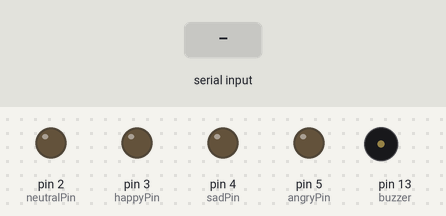
Bench run of a sketch on a simulated Arduino Uno, built with avr-gcc and run on an emulated ATmega328P. Shown: output pins drawn as LEDs (lit = HIGH), buzzer (waves = sounding, pin HIGH). The inputs (shaded band) are chosen by the test bench.

Above: at 1.2 s.
1.3 s: "A" received over Serial
At 2.5 s:
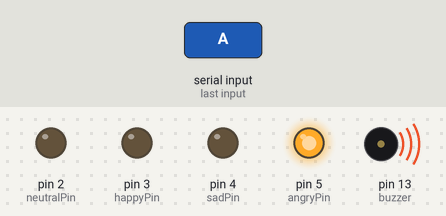
2.8 s: "S" received over Serial
At 3.6 s:
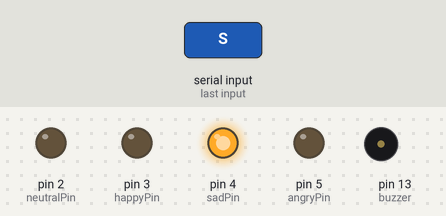
4.3 s: "H" received over Serial
At 4.8 s:
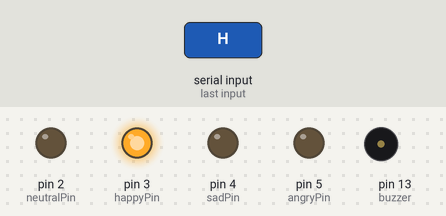
5.8 s: "N" received over Serial
At 7.1 s:
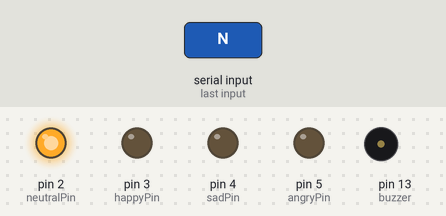
Timing chart, 0 to 8.3 s (numbered marks = the images above; inputs shaded):
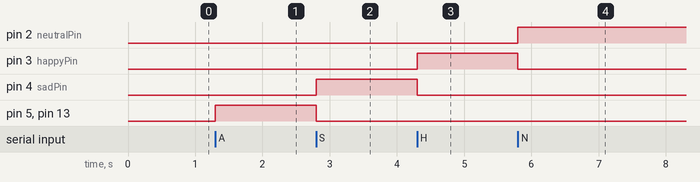

The sketch:

sketch_may1a.ino
```cpp
//declare pins LED is attached to
const int angryPin = 5;
const int sadPin = 4;
const int happyPin = 3;
const int neutralPin = 2;
const int buzzer = 13;

int incomingByte;  // variable stores  serial data

void setup() {
  // initialize serial communication:
  Serial.begin(9600);
  // initialize the LED pins as an output:
  pinMode(angryPin, OUTPUT);
  pinMode(sadPin, OUTPUT);
  pinMode(happyPin, OUTPUT);
  pinMode(neutralPin, OUTPUT);
  pinMode(buzzer, OUTPUT);
}


void loop() {
  // see if there's incoming serial data:
  if (Serial.available() > 0) {
    // read the oldest byte in the serial buffer:
    incomingByte = Serial.read();

    if (incomingByte == 'A') {
      digitalWrite(angryPin, HIGH);
      digitalWrite(sadPin, LOW);
      digitalWrite(happyPin, LOW);
      digitalWrite(neutralPin, LOW);
      digitalWrite(buzzer, HIGH);
    }

    if (incomingByte == 'S') {
      digitalWrite(angryPin, LOW);
      digitalWrite(sadPin, HIGH);
      digitalWrite(happyPin, LOW);
      digitalWrite(neutralPin, LOW);
      digitalWrite(buzzer, LOW);
    }

    if (incomingByte == 'H') {
      digitalWrite(angryPin, LOW);
      digitalWrite(sadPin, LOW);
      digitalWrite(happyPin, HIGH);
      digitalWrite(neutralPin, LOW);
      digitalWrite(buzzer, LOW);
    }

    if (incomingByte == 'N') {
      digitalWrite(angryPin, LOW);
      digitalWrite(sadPin, LOW);
      digitalWrite(happyPin, LOW);
      digitalWrite(neutralPin, HIGH);
      digitalWrite(buzzer, LOW);
    }
  }
}
```

Measured:
- after the input at 1.3 s, pin 5 (angryPin), pin 13 (buzzer): LOW → HIGH at once
- after the input at 2.8 s, pin 4 (sadPin): LOW → HIGH at once; pin 5 (angryPin), pin 13 (buzzer): HIGH → LOW at once
- after the input at 4.3 s, pin 3 (happyPin): LOW → HIGH at once; pin 4 (sadPin): HIGH → LOW at once
- after the input at 5.8 s, pin 2 (neutralPin): LOW → HIGH at once; pin 3 (happyPin): HIGH → LOW at once
